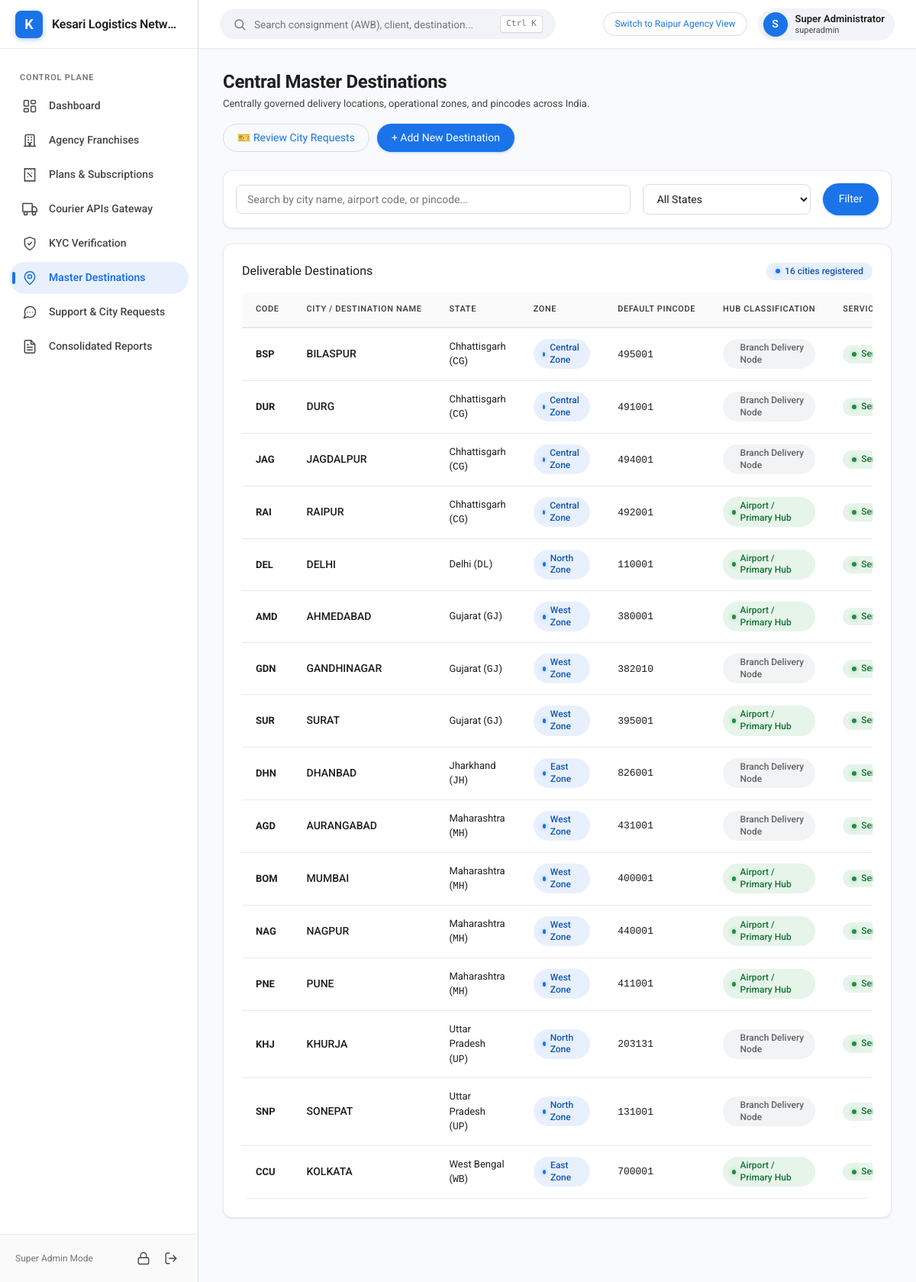
The app's page /admin/destinations (signed in) with its own data.
### tables this page shows
CREATE TABLE destinations (
    id INTEGER PRIMARY KEY AUTOINCREMENT,
    code VARCHAR(30) UNIQUE NOT NULL,
    name VARCHAR(120) NOT NULL,
    state_id INTEGER NOT NULL,
    pincode VARCHAR(10) NULL,
    is_hub INTEGER DEFAULT 0,
    is_active INTEGER DEFAULT 1,
    created_at DATETIME DEFAULT CURRENT_TIMESTAMP,
    FOREIGN KEY (state_id) REFERENCES states(id)
);

CREATE TABLE states (
    id INTEGER PRIMARY KEY AUTOINCREMENT,
    code VARCHAR(10) UNIQUE NOT NULL,
    name VARCHAR(100) NOT NULL,
    zone_id INTEGER NOT NULL,
    gst_code VARCHAR(10) NULL,
    created_at DATETIME DEFAULT CURRENT_TIMESTAMP,
    FOREIGN KEY (zone_id) REFERENCES operational_zones(id)
);

CREATE TABLE operational_zones (
    id INTEGER PRIMARY KEY AUTOINCREMENT,
    code VARCHAR(30) UNIQUE NOT NULL,
    name VARCHAR(100) NOT NULL,
    description TEXT NULL,
    created_at DATETIME DEFAULT CURRENT_TIMESTAMP
);

### src/Views/admin/destinations/index.php (the view, shortened to what the rows shown need)
<div class="page-header">
    <div>
        <h1 class="page-title">Central Master Destinations</h1>
    </div>
</div>
<div class="g-card">
    <div style="display:flex; justify-content:space-between; align-items:center; margin-bottom:16px;">
        <h2 style="font-size:16px;">Deliverable Destinations</h2>
    </div>
    <div class="table-responsive">
        <table class="g-table">
            <thead>
                <tr>
                    <th>Code</th>
                    <th>City / Destination Name</th>
                    <th>State</th>
                    <th>Zone</th>
                    <th>Default Pincode</th>
                    <th>Hub Classification</th>
                    <th>Serviceability</th>
                </tr>
            </thead>
            <tbody>
                <?php foreach ($destinations as $d): ?>
                    <tr style="<?= empty($d['is_active']) ? 'opacity:0.6; background:#fafafa;' : '' ?>">
                        <td><strong><?= htmlspecialchars($d['code']) ?></strong></td>
                        <td style="font-weight:500; font-size:14px;">
                            <?= htmlspecialchars($d['name']) ?>
                        </td>
                        <td><?= htmlspecialchars($d['state_name']) ?> (<code><?= htmlspecialchars($d['state_code']) ?></code>)</td>
                        <td><span class="g-chip chip-info"><?= htmlspecialchars($d['zone_name']) ?></span></td>
                        <td><code><?= htmlspecialchars($d['pincode'] ?: '—') ?></code></td>
                        <td>
                            <?php if ($d['is_hub']): ?>
                                <span class="g-chip chip-success">Airport / Primary Hub</span>
                            <?php else: ?>
                                <span class="g-chip" style="background:#f1f3f4; color:#5f6368;">Branch Delivery Node</span>
                            <?php endif; ?>
                        </td>
                        <td>
                            <?php if (!empty($d['is_active'])): ?>
                                <span class="g-chip chip-success">Serviceable</span>
                            <?php else: ?>
                                <span class="g-chip chip-danger">Suspended</span>
                            <?php endif; ?>
                        </td>
                    </tr>
                <?php endforeach; ?>
            </tbody>
        </table>
    </div>
</div>
<?php
require ROOT_PATH . '/src/Views/layout.php';
?>

### records on screen
destinations: code "BSP", name "BILASPUR", state.name "Chhattisgarh", state.code "CG", operational_zones.name "Central Zone", pincode "495001", is_hub "Branch Delivery Node", is_active "Serviceable"
destinations: code "DUR", name "DURG", state.name "Chhattisgarh", state.code "CG", operational_zones.name "Central Zone", pincode "491001", is_hub "Branch Delivery Node", is_active "Serviceable"
destinations: code "JAG", name "JAGDALPUR", state.name "Chhattisgarh", state.code "CG", operational_zones.name "Central Zone", pincode "494001", is_hub "Branch Delivery Node", is_active "Serviceable"
destinations: code "RAI", name "RAIPUR", state.name "Chhattisgarh", state.code "CG", operational_zones.name "Central Zone", pincode "492001", is_hub "Airport / Primary Hub", is_active "Serviceable"
destinations: code "DEL", name "DELHI", state.name "Delhi", state.code "DL", operational_zones.name "North Zone", pincode "110001", is_hub "Airport / Primary Hub", is_active "Serviceable"
destinations: code "AMD", name "AHMEDABAD", state.name "Gujarat", state.code "GJ", operational_zones.name "West Zone", pincode "380001", is_hub "Airport / Primary Hub", is_active "Serviceable"
destinations: code "GDN", name "GANDHINAGAR", state.name "Gujarat", state.code "GJ", operational_zones.name "West Zone", pincode "382010", is_hub "Branch Delivery Node", is_active "Serviceable"
destinations: code "SUR", name "SURAT", state.name "Gujarat", state.code "GJ", operational_zones.name "West Zone", pincode "395001", is_hub "Airport / Primary Hub", is_active "Serviceable"
destinations: code "DHN", name "DHANBAD", state.name "Jharkhand", state.code "JH", operational_zones.name "East Zone", pincode "826001", is_hub "Branch Delivery Node", is_active "Serviceable"
destinations: code "AGD", name "AURANGABAD", state.name "Maharashtra", state.code "MH", operational_zones.name "West Zone", pincode "431001", is_hub "Branch Delivery Node", is_active "Serviceable"
destinations: code "BOM", name "MUMBAI", state.name "Maharashtra", state.code "MH", operational_zones.name "West Zone", pincode "400001", is_hub "Airport / Primary Hub", is_active "Serviceable"
destinations: code "NAG", name "NAGPUR", state.name "Maharashtra", state.code "MH", operational_zones.name "West Zone", pincode "440001", is_hub "Airport / Primary Hub", is_active "Serviceable"
destinations: code "PNE", name "PUNE", state.name "Maharashtra", state.code "MH", operational_zones.name "West Zone", pincode "411001", is_hub "Airport / Primary Hub", is_active "Serviceable"
destinations: code "KHJ", name "KHURJA", state.name "Uttar Pradesh", state.code "UP", operational_zones.name "North Zone", pincode "203131", is_hub "Branch Delivery Node", is_active "Serviceable"
destinations: code "SNP", name "SONEPAT", state.name "Uttar Pradesh", state.code "UP", operational_zones.name "North Zone", pincode "131001", is_hub "Branch Delivery Node", is_active "Serviceable"
destinations: code "CCU", name "KOLKATA", state.name "West Bengal", state.code "WB", operational_zones.name "East Zone", pincode "700001", is_hub "Airport / Primary Hub", is_active "Serviceable"

### other values on screen
substr($brandName, 0, 1) "K"
$brandName "Kesari Logistics Netw…"
substr($currentUser['name'] ?? 'U', 0, 1) "S"
$currentUser['name'] "Super Administrator"
$currentUser['role'] "superadmin"
count($destinations) "16"
